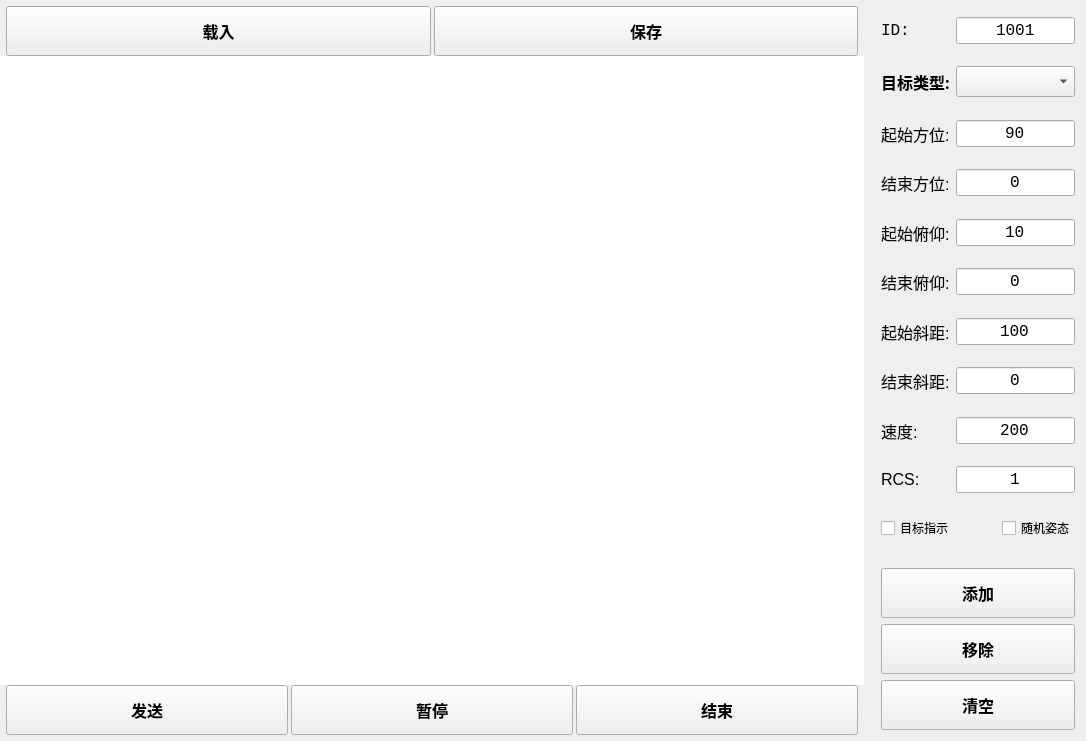
<?xml version="1.0" encoding="UTF-8"?>
<ui version="4.0">
 <class>TargetTester</class>
 <widget class="QWidget" name="TargetTester">
  <property name="geometry">
   <rect>
    <x>0</x>
    <y>0</y>
    <width>1086</width>
    <height>741</height>
   </rect>
  </property>
  <property name="windowTitle">
   <string>TargetTester</string>
  </property>
  <property name="layoutDirection">
   <enum>Qt::LeftToRight</enum>
  </property>
  <layout class="QHBoxLayout" name="horizontalLayout_3" stretch="8,2">
   <property name="leftMargin">
    <number>0</number>
   </property>
   <property name="topMargin">
    <number>6</number>
   </property>
   <property name="rightMargin">
    <number>0</number>
   </property>
   <property name="bottomMargin">
    <number>0</number>
   </property>
   <item>
    <widget class="QWidget" name="widget_3" native="true">
     <layout class="QVBoxLayout" name="verticalLayout_3" stretch="0,0,0">
      <property name="spacing">
       <number>0</number>
      </property>
      <property name="leftMargin">
       <number>0</number>
      </property>
      <property name="topMargin">
       <number>0</number>
      </property>
      <property name="rightMargin">
       <number>0</number>
      </property>
      <property name="bottomMargin">
       <number>0</number>
      </property>
      <item>
       <widget class="QWidget" name="widget" native="true">
        <layout class="QHBoxLayout" name="horizontalLayout">
         <property name="spacing">
          <number>3</number>
         </property>
         <property name="leftMargin">
          <number>6</number>
         </property>
         <property name="topMargin">
          <number>0</number>
         </property>
         <property name="rightMargin">
          <number>6</number>
         </property>
         <property name="bottomMargin">
          <number>0</number>
         </property>
         <item>
          <widget class="QtMaterialFlatButton" name="btn_load_file">
           <property name="minimumSize">
            <size>
             <width>0</width>
             <height>50</height>
            </size>
           </property>
           <property name="font">
            <font>
             <family>楷体</family>
             <pointsize>12</pointsize>
             <weight>75</weight>
             <bold>true</bold>
            </font>
           </property>
           <property name="text">
            <string>载入</string>
           </property>
          </widget>
         </item>
         <item>
          <widget class="QtMaterialFlatButton" name="btn_save_file">
           <property name="minimumSize">
            <size>
             <width>0</width>
             <height>50</height>
            </size>
           </property>
           <property name="font">
            <font>
             <family>楷体</family>
             <pointsize>12</pointsize>
             <weight>75</weight>
             <bold>true</bold>
            </font>
           </property>
           <property name="text">
            <string>保存</string>
           </property>
          </widget>
         </item>
        </layout>
       </widget>
      </item>
      <item>
       <widget class="QTableWidget" name="TW_tar">
        <property name="styleSheet">
         <string notr="true">border:none</string>
        </property>
       </widget>
      </item>
      <item>
       <widget class="QWidget" name="widget_2" native="true">
        <layout class="QHBoxLayout" name="horizontalLayout_2">
         <property name="spacing">
          <number>3</number>
         </property>
         <property name="leftMargin">
          <number>6</number>
         </property>
         <property name="topMargin">
          <number>0</number>
         </property>
         <property name="rightMargin">
          <number>6</number>
         </property>
         <property name="bottomMargin">
          <number>6</number>
         </property>
         <item>
          <widget class="QtMaterialFlatButton" name="btn_start">
           <property name="minimumSize">
            <size>
             <width>0</width>
             <height>50</height>
            </size>
           </property>
           <property name="font">
            <font>
             <family>楷体</family>
             <pointsize>12</pointsize>
             <weight>75</weight>
             <bold>true</bold>
            </font>
           </property>
           <property name="text">
            <string>发送</string>
           </property>
          </widget>
         </item>
         <item>
          <widget class="QtMaterialFlatButton" name="btn_pause">
           <property name="minimumSize">
            <size>
             <width>0</width>
             <height>50</height>
            </size>
           </property>
           <property name="font">
            <font>
             <family>楷体</family>
             <pointsize>12</pointsize>
             <weight>75</weight>
             <bold>true</bold>
            </font>
           </property>
           <property name="text">
            <string>暂停</string>
           </property>
          </widget>
         </item>
         <item>
          <widget class="QtMaterialFlatButton" name="btn_end">
           <property name="minimumSize">
            <size>
             <width>0</width>
             <height>50</height>
            </size>
           </property>
           <property name="font">
            <font>
             <family>楷体</family>
             <pointsize>12</pointsize>
             <weight>75</weight>
             <bold>true</bold>
            </font>
           </property>
           <property name="text">
            <string>结束</string>
           </property>
          </widget>
         </item>
        </layout>
       </widget>
      </item>
     </layout>
    </widget>
   </item>
   <item>
    <widget class="QWidget" name="widget_4" native="true">
     <layout class="QVBoxLayout" name="verticalLayout_2">
      <property name="leftMargin">
       <number>0</number>
      </property>
      <property name="topMargin">
       <number>0</number>
      </property>
      <property name="rightMargin">
       <number>0</number>
      </property>
      <property name="bottomMargin">
       <number>0</number>
      </property>
      <item>
       <widget class="QWidget" name="widget_5" native="true">
        <layout class="QGridLayout" name="gridLayout">
         <item row="4" column="1" colspan="2">
          <widget class="QtMaterialTextField" name="LE_tar_start_A">
           <property name="font">
            <font>
             <family>Consolas</family>
             <pointsize>12</pointsize>
            </font>
           </property>
           <property name="text">
            <string>90</string>
           </property>
           <property name="alignment">
            <set>Qt::AlignCenter</set>
           </property>
          </widget>
         </item>
         <item row="3" column="1">
          <spacer name="verticalSpacer_2">
           <property name="orientation">
            <enum>Qt::Vertical</enum>
           </property>
           <property name="sizeHint" stdset="0">
            <size>
             <width>20</width>
             <height>40</height>
            </size>
           </property>
          </spacer>
         </item>
         <item row="8" column="1" colspan="2">
          <widget class="QtMaterialTextField" name="LE_tar_start_E">
           <property name="font">
            <font>
             <family>Consolas</family>
             <pointsize>12</pointsize>
            </font>
           </property>
           <property name="text">
            <string>10</string>
           </property>
           <property name="alignment">
            <set>Qt::AlignCenter</set>
           </property>
          </widget>
         </item>
         <item row="10" column="1" colspan="2">
          <widget class="QtMaterialTextField" name="LE_tar_end_E">
           <property name="font">
            <font>
             <family>Consolas</family>
             <pointsize>12</pointsize>
            </font>
           </property>
           <property name="text">
            <string>0</string>
           </property>
           <property name="alignment">
            <set>Qt::AlignCenter</set>
           </property>
          </widget>
         </item>
         <item row="5" column="1">
          <spacer name="verticalSpacer_3">
           <property name="orientation">
            <enum>Qt::Vertical</enum>
           </property>
           <property name="sizeHint" stdset="0">
            <size>
             <width>20</width>
             <height>40</height>
            </size>
           </property>
          </spacer>
         </item>
         <item row="20" column="2">
          <widget class="QtMaterialCheckable" name="CB_random_pose">
           <property name="text">
            <string>随机姿态</string>
           </property>
          </widget>
         </item>
         <item row="6" column="0">
          <widget class="QLabel" name="LB_A_end">
           <property name="font">
            <font>
             <pointsize>12</pointsize>
            </font>
           </property>
           <property name="text">
            <string>结束方位:</string>
           </property>
          </widget>
         </item>
         <item row="12" column="1" colspan="2">
          <widget class="QtMaterialTextField" name="LE_tar_start_R">
           <property name="font">
            <font>
             <family>Consolas</family>
             <pointsize>12</pointsize>
            </font>
           </property>
           <property name="text">
            <string>100</string>
           </property>
           <property name="alignment">
            <set>Qt::AlignCenter</set>
           </property>
          </widget>
         </item>
         <item row="17" column="1">
          <spacer name="verticalSpacer_9">
           <property name="orientation">
            <enum>Qt::Vertical</enum>
           </property>
           <property name="sizeHint" stdset="0">
            <size>
             <width>20</width>
             <height>40</height>
            </size>
           </property>
          </spacer>
         </item>
         <item row="11" column="1">
          <spacer name="verticalSpacer_6">
           <property name="orientation">
            <enum>Qt::Vertical</enum>
           </property>
           <property name="sizeHint" stdset="0">
            <size>
             <width>20</width>
             <height>40</height>
            </size>
           </property>
          </spacer>
         </item>
         <item row="0" column="0">
          <widget class="QLabel" name="LB_id">
           <property name="font">
            <font>
             <family>Consolas</family>
             <pointsize>12</pointsize>
            </font>
           </property>
           <property name="text">
            <string>ID:</string>
           </property>
          </widget>
         </item>
         <item row="20" column="0" colspan="2">
          <widget class="QtMaterialCheckable" name="CB_indicate">
           <property name="text">
            <string>目标指示</string>
           </property>
          </widget>
         </item>
         <item row="10" column="0">
          <widget class="QLabel" name="LB_E_end">
           <property name="font">
            <font>
             <pointsize>12</pointsize>
            </font>
           </property>
           <property name="text">
            <string>结束俯仰:</string>
           </property>
          </widget>
         </item>
         <item row="2" column="0">
          <widget class="QLabel" name="LB_target_type">
           <property name="font">
            <font>
             <family>楷体</family>
             <pointsize>12</pointsize>
             <weight>75</weight>
             <bold>true</bold>
            </font>
           </property>
           <property name="text">
            <string>目标类型:</string>
           </property>
          </widget>
         </item>
         <item row="15" column="1">
          <spacer name="verticalSpacer_8">
           <property name="orientation">
            <enum>Qt::Vertical</enum>
           </property>
           <property name="sizeHint" stdset="0">
            <size>
             <width>20</width>
             <height>40</height>
            </size>
           </property>
          </spacer>
         </item>
         <item row="1" column="1">
          <spacer name="verticalSpacer">
           <property name="orientation">
            <enum>Qt::Vertical</enum>
           </property>
           <property name="sizeHint" stdset="0">
            <size>
             <width>20</width>
             <height>40</height>
            </size>
           </property>
          </spacer>
         </item>
         <item row="14" column="0">
          <widget class="QLabel" name="LB_R_end">
           <property name="font">
            <font>
             <pointsize>12</pointsize>
            </font>
           </property>
           <property name="text">
            <string>结束斜距:</string>
           </property>
          </widget>
         </item>
         <item row="0" column="1" colspan="2">
          <widget class="QtMaterialTextField" name="LE_tar_id">
           <property name="font">
            <font>
             <family>Consolas</family>
             <pointsize>12</pointsize>
            </font>
           </property>
           <property name="layoutDirection">
            <enum>Qt::LeftToRight</enum>
           </property>
           <property name="text">
            <string>1001</string>
           </property>
           <property name="alignment">
            <set>Qt::AlignCenter</set>
           </property>
          </widget>
         </item>
         <item row="18" column="1" colspan="2">
          <widget class="QtMaterialTextField" name="LE_tar_RCS">
           <property name="font">
            <font>
             <family>Consolas</family>
             <pointsize>12</pointsize>
            </font>
           </property>
           <property name="text">
            <string>1</string>
           </property>
           <property name="alignment">
            <set>Qt::AlignCenter</set>
           </property>
          </widget>
         </item>
         <item row="6" column="1" colspan="2">
          <widget class="QtMaterialTextField" name="LE_tar_end_A">
           <property name="font">
            <font>
             <family>Consolas</family>
             <pointsize>12</pointsize>
            </font>
           </property>
           <property name="text">
            <string>0</string>
           </property>
           <property name="alignment">
            <set>Qt::AlignCenter</set>
           </property>
          </widget>
         </item>
         <item row="9" column="1">
          <spacer name="verticalSpacer_5">
           <property name="orientation">
            <enum>Qt::Vertical</enum>
           </property>
           <property name="sizeHint" stdset="0">
            <size>
             <width>20</width>
             <height>40</height>
            </size>
           </property>
          </spacer>
         </item>
         <item row="7" column="1">
          <spacer name="verticalSpacer_4">
           <property name="orientation">
            <enum>Qt::Vertical</enum>
           </property>
           <property name="sizeHint" stdset="0">
            <size>
             <width>20</width>
             <height>40</height>
            </size>
           </property>
          </spacer>
         </item>
         <item row="8" column="0">
          <widget class="QLabel" name="LB_E_start">
           <property name="font">
            <font>
             <pointsize>12</pointsize>
            </font>
           </property>
           <property name="text">
            <string>起始俯仰:</string>
           </property>
          </widget>
         </item>
         <item row="14" column="1" colspan="2">
          <widget class="QtMaterialTextField" name="LE_tar_end_R">
           <property name="font">
            <font>
             <family>Consolas</family>
             <pointsize>12</pointsize>
            </font>
           </property>
           <property name="text">
            <string>0</string>
           </property>
           <property name="alignment">
            <set>Qt::AlignCenter</set>
           </property>
          </widget>
         </item>
         <item row="12" column="0">
          <widget class="QLabel" name="LB_R_start">
           <property name="font">
            <font>
             <pointsize>12</pointsize>
            </font>
           </property>
           <property name="text">
            <string>起始斜距:</string>
           </property>
          </widget>
         </item>
         <item row="4" column="0">
          <widget class="QLabel" name="LB_A_start">
           <property name="font">
            <font>
             <pointsize>12</pointsize>
            </font>
           </property>
           <property name="text">
            <string>起始方位:</string>
           </property>
          </widget>
         </item>
         <item row="18" column="0">
          <widget class="QLabel" name="LB_RCS">
           <property name="font">
            <font>
             <pointsize>12</pointsize>
            </font>
           </property>
           <property name="text">
            <string>RCS:</string>
           </property>
          </widget>
         </item>
         <item row="16" column="0">
          <widget class="QLabel" name="LB_V">
           <property name="font">
            <font>
             <pointsize>12</pointsize>
            </font>
           </property>
           <property name="text">
            <string>速度:</string>
           </property>
          </widget>
         </item>
         <item row="16" column="1" colspan="2">
          <widget class="QtMaterialTextField" name="LE_tar_V">
           <property name="font">
            <font>
             <family>Consolas</family>
             <pointsize>12</pointsize>
            </font>
           </property>
           <property name="text">
            <string>200</string>
           </property>
           <property name="alignment">
            <set>Qt::AlignCenter</set>
           </property>
          </widget>
         </item>
         <item row="2" column="1" colspan="2">
          <widget class="QComboBox" name="CB_tar_type">
           <property name="font">
            <font>
             <family>楷体</family>
             <pointsize>12</pointsize>
             <weight>75</weight>
             <bold>true</bold>
            </font>
           </property>
          </widget>
         </item>
         <item row="13" column="1">
          <spacer name="verticalSpacer_7">
           <property name="orientation">
            <enum>Qt::Vertical</enum>
           </property>
           <property name="sizeHint" stdset="0">
            <size>
             <width>20</width>
             <height>40</height>
            </size>
           </property>
          </spacer>
         </item>
         <item row="19" column="1">
          <spacer name="verticalSpacer_10">
           <property name="orientation">
            <enum>Qt::Vertical</enum>
           </property>
           <property name="sizeHint" stdset="0">
            <size>
             <width>20</width>
             <height>40</height>
            </size>
           </property>
          </spacer>
         </item>
        </layout>
       </widget>
      </item>
      <item>
       <spacer name="verticalSpacer_11">
        <property name="orientation">
         <enum>Qt::Vertical</enum>
        </property>
        <property name="sizeHint" stdset="0">
         <size>
          <width>20</width>
          <height>40</height>
         </size>
        </property>
       </spacer>
      </item>
      <item>
       <widget class="QWidget" name="widget_6" native="true">
        <layout class="QVBoxLayout" name="verticalLayout">
         <item>
          <widget class="QtMaterialFlatButton" name="btn_add">
           <property name="minimumSize">
            <size>
             <width>0</width>
             <height>50</height>
            </size>
           </property>
           <property name="font">
            <font>
             <family>楷体</family>
             <pointsize>12</pointsize>
             <weight>75</weight>
             <bold>true</bold>
            </font>
           </property>
           <property name="text">
            <string>添加</string>
           </property>
          </widget>
         </item>
         <item>
          <spacer name="verticalSpacer_12">
           <property name="orientation">
            <enum>Qt::Vertical</enum>
           </property>
           <property name="sizeHint" stdset="0">
            <size>
             <width>20</width>
             <height>40</height>
            </size>
           </property>
          </spacer>
         </item>
         <item>
          <widget class="QtMaterialFlatButton" name="btn_remove">
           <property name="minimumSize">
            <size>
             <width>0</width>
             <height>50</height>
            </size>
           </property>
           <property name="font">
            <font>
             <family>楷体</family>
             <pointsize>12</pointsize>
             <weight>75</weight>
             <bold>true</bold>
            </font>
           </property>
           <property name="text">
            <string>移除</string>
           </property>
          </widget>
         </item>
         <item>
          <spacer name="verticalSpacer_13">
           <property name="orientation">
            <enum>Qt::Vertical</enum>
           </property>
           <property name="sizeHint" stdset="0">
            <size>
             <width>20</width>
             <height>40</height>
            </size>
           </property>
          </spacer>
         </item>
         <item>
          <widget class="QtMaterialFlatButton" name="btn_clear">
           <property name="minimumSize">
            <size>
             <width>0</width>
             <height>50</height>
            </size>
           </property>
           <property name="font">
            <font>
             <family>楷体</family>
             <pointsize>12</pointsize>
             <weight>75</weight>
             <bold>true</bold>
            </font>
           </property>
           <property name="text">
            <string>清空</string>
           </property>
          </widget>
         </item>
        </layout>
       </widget>
      </item>
     </layout>
    </widget>
   </item>
  </layout>
 </widget>
 <layoutdefault spacing="6" margin="11"/>
 <customwidgets>
  <customwidget>
   <class>QtMaterialFlatButton</class>
   <extends>QPushButton</extends>
   <header location="global">qtmaterialflatbutton.h</header>
  </customwidget>
  <customwidget>
   <class>QtMaterialCheckable</class>
   <extends>QCheckBox</extends>
   <header location="global">lib/qtmaterialcheckable.h</header>
  </customwidget>
  <customwidget>
   <class>QtMaterialTextField</class>
   <extends>QLineEdit</extends>
   <header>qtmaterialtextfield.h</header>
  </customwidget>
 </customwidgets>
 <resources/>
 <connections/>
</ui>
